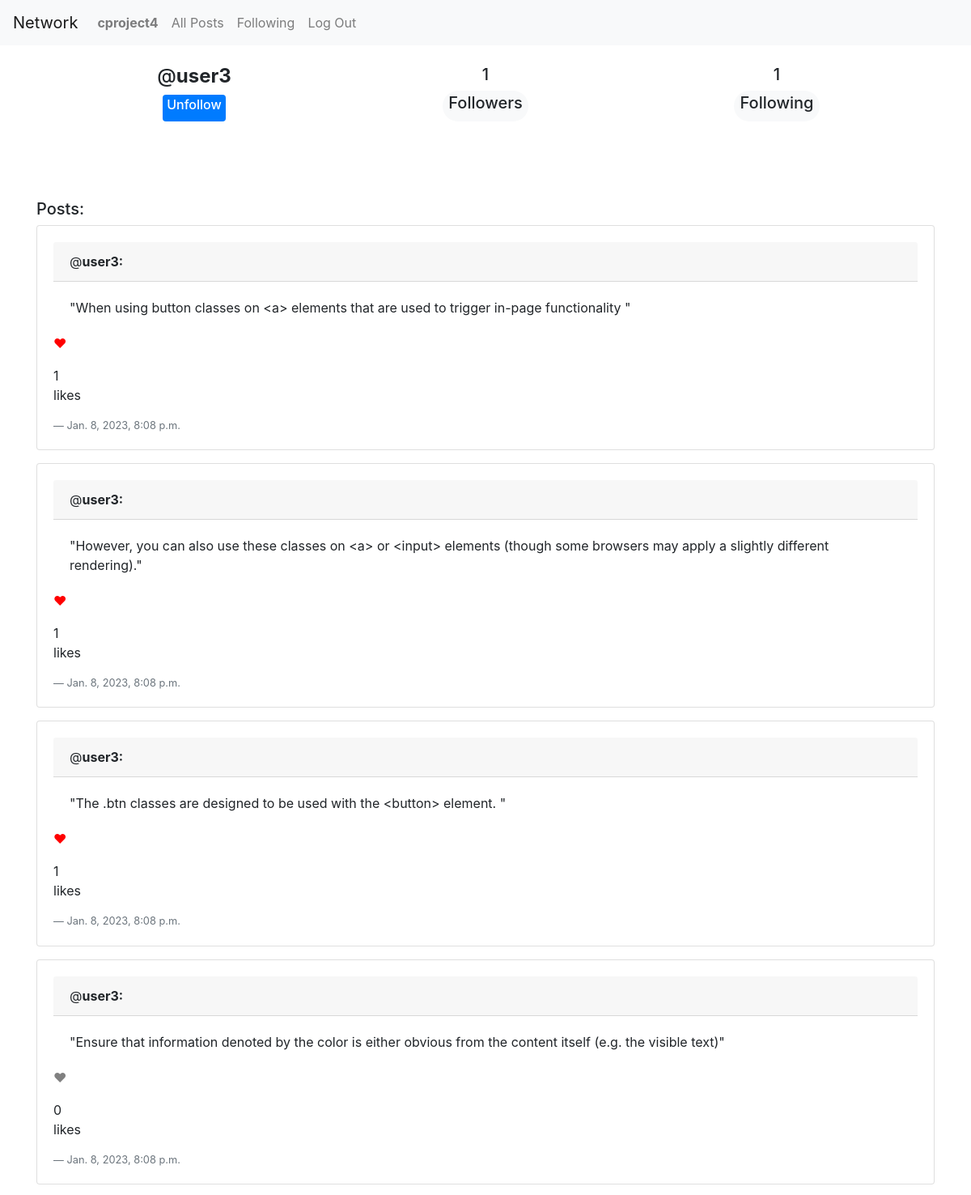
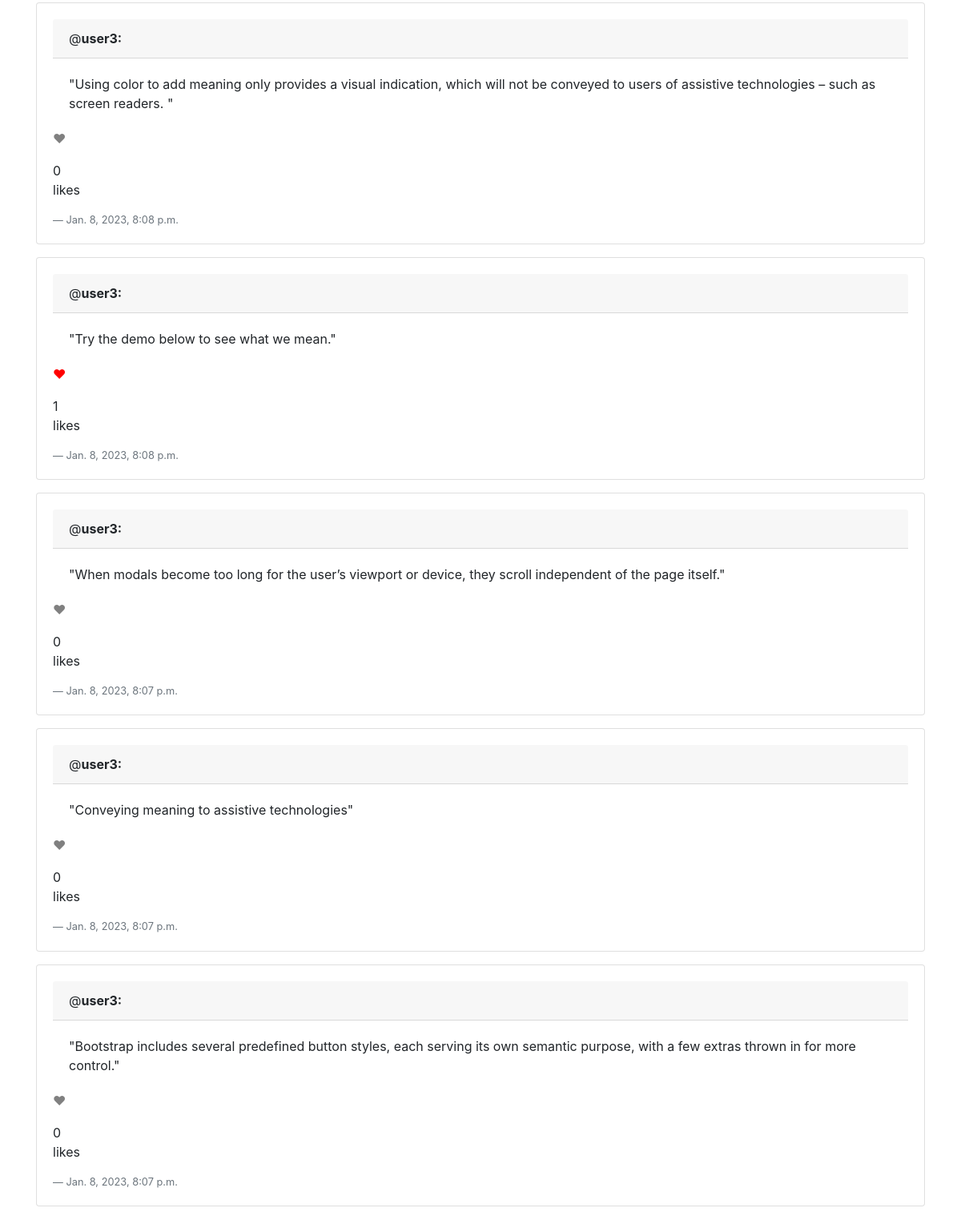
Page /profile/7 (signed in) on the committed database (2 pictures, top to bottom).
### network/models.py (models this page shows, shortened)
class User(AbstractUser):
    pass

class Post(models.Model):
    user = models.ForeignKey(User, on_delete=models.CASCADE, related_name="post_user")
    text = models.CharField(max_length=255)
    date = models.DateTimeField(editable=True, auto_now_add=True)

### network/views.py (the view)
# urls.py: path("profile/<int:id>", views.profile, name="profile"),
def profile(request, id):
    user = request.user
    user_id = User.objects.get(pk=id)
    print(f"thats user_id {user_id}")
    user_post = Post.objects.all()
    posts = user_post.order_by("-date").filter(user=id)
    allfollowing = Following.objects.all()
    followings = allfollowing.filter(user=id)
    print(f"This user: {id} have this followers: {followings}")
    allfollowers = Follower.objects.all()
    followers = allfollowers.filter(user=id)
    print(f"This user: {id} have this followers: {followers}")
    if request.user.is_authenticated:
        if request.user == user_id:
            print("Logged user cannot follow their own profile")
            sameUser = True
        else:
            sameUser = False
    if request.user.is_authenticated:
        follow_unfollow = allfollowing.filter(user=request.user, following=user_id)
        print(follow_unfollow)
        if follow_unfollow:
            isFollowing = True
            print("User following this profile")
        else:
            isFollowing = False
            print("User not following this profile")
        print(isFollowing)
    likes = Like.objects.all()
    countLikes(posts, user)
    paginator = Paginator(posts, 10)
    page_number = request.GET.get('page')
    posts = paginator.get_page(page_number)
    return render(request, "network/profile.html", {
        "user_id": user_id,
        "posts": posts,
        "followings": followings,
        "followers": followers,
        "isFollowing": isFollowing,
        "id": id,
        "sameUser": sameUser,
         } )

### network/models.py (called while the page is built)
    def __str__(self):
        return f"This main user: {self.user}, is following this user: {self.following}"

    def __str__(self):
        return f"This main user: {self.user}, is followed by this user: {self.follower}"

### network/views.py (called while the page is built)
def countLikes(posts, user) :
    for post in posts:
        likesCount = Like.objects.filter(post=post).count()
        post.likesCount = likesCount
        post.isLiked = Like.objects.filter(post=post, userliked=user).exists()

### network/templates/network/profile.html (shortened to what this page needs)
{% extends "network/layout.html" %}
{% load static %}
{% block body %}
<div class="container text-center mb-5">
    <div class="row align-items-start">
      <div class="col">
        <div class="container text-center mb-5">
            <div class="row align-items-start">
              <div class="col">
                <h4>@<b>{{ user_id }}</b></h4>
                {% if user.is_authenticated %}
                    {% if sameUser == False %}
                        {% if isFollowing == True %}
                        <a href="unfollow_button/{{ id }}/{{ user_id }}" class="badge badge-primary"><h6>Unfollow</h6></a>
                        {% else %}
                        <a href="follow_button/{{ id }}/{{ user_id }}" class="badge badge-primary"><h6>Follow</h6></a>
                        {% endif %}
                    {% endif %}
                {% endif %}
              </div>
              <div class="col">
                <h5>{{ followers.count }}</h5>
                <a href="#" class="badge badge-pill badge-light"><h5>Followers</h5></a>
              </div>
              <div class="col">
                <h5>{{ followings.count }}</h5>
                <a href="#" class="badge badge-pill badge-light"><h5>Following</h5></a>
              </div>
            </div>
        </div>
      </div>
    </div>
</div>
<h5>Posts:</h5>
{% for post in posts %}
  <div class="card mb-3">
    <div class="card-body ">
      <div class="card-header">@<b>{{ post.user}}:</b></div>
      <div class="card-body">"{{ post.text }}"</div>
      {% if post.isLiked %}
      <p><span onclick='handle_unlike(this.id, "{{ post.id }}")' id='unlike_btn_{{ post.id }}'
          class="like_btn liked">&hearts;</span>
      <div id="count_unlike_{{ post.id }}">{{ post.likesCount }}</div>likes</p>
      {% else %}
      <p>
        <span onclick='handle_like(this.id, "{{ post.id }}")' id='like_btn_{{ post.id }}'
          class="like_btn unliked">&hearts;</span>
      <div id="count_like_{{ post.id }}">{{ post.likesCount }}</div>likes</p>
      {% endif %}
      <div class="blockquote-footer">{{ post.date }}
      </div>
    </div>
  </div>
  {% endfor %}
{% endblock %}

### network/templates/network/layout.html (shortened to what this page needs)
{% load static %}
<!DOCTYPE html>
<html lang="en">
    <head>
        <link rel="stylesheet" href="https://stackpath.bootstrapcdn.com/bootstrap/4.4.1/css/bootstrap.min.css">
        <link href="{% static 'network/styles.css' %}" rel="stylesheet">
    </head>
    <body>
        <nav class="navbar navbar-expand-lg navbar-light bg-light">
            <a class="navbar-brand" href="#">Network</a>
            <div>
              <ul class="navbar-nav mr-auto">
                {% if user.is_authenticated %}
                    <li class="nav-item">
                        <a class="nav-link" href="{% url 'index' %}"><strong>{{ user.username }}</strong></a>
                    </li>
                {% endif %}
                <li class="nav-item">
                  <a class="nav-link" href="{% url 'all_posts' %}">All Posts</a>
                </li>
                {% if user.is_authenticated %}
                    <li class="nav-item">
                        <a class="nav-link" href="{% url 'following_posts' user=user %}">Following</a>
                    </li>
                    <li class="nav-item">
                        <a class="nav-link" href="{% url 'logout' %}">Log Out</a>
                    </li>
                {% endif %}
              </ul>
            </div>
          </nav>
        <div class="body">
            <main>
                <div class="container my-4">
                    {% block body %}
                    {% endblock %}
                </div>
            </main>
        </div>
    </body>
</html>

### network/static/network/styles.css (style rules this page uses)
.unliked { color: grey; }
.liked { color: red; }

### rows in the picture
User: username "cproject4"
User: username "user3"
Post: user "user3", text "When using button classes on <a> elements that are used to trigger in-page functionality", likesCount "1", date "Jan. 8, 2023, 8:08 p.m."
Post: user "user3", text "However, you can also use these classes on <a> or <input> elements (though some browsers may apply a slightly different rendering).", likesCount "1", date "Jan. 8, 2023, 8:08 p.m."
Post: user "user3", text "The .btn classes are designed to be used with the <button> element.", likesCount "1", date "Jan. 8, 2023, 8:08 p.m."
Post: user "user3", text "Ensure that information denoted by the color is either obvious from the content itself (e.g. the visible text)", likesCount "0", date "Jan. 8, 2023, 8:08 p.m."
Post: user "user3", text "Using color to add meaning only provides a visual indication, which will not be conveyed to users of assistive technologies – such as screen readers.", likesCount "0", date "Jan. 8, 2023, 8:08 p.m."
Post: user "user3", text "Try the demo below to see what we mean.", likesCount "1", date "Jan. 8, 2023, 8:08 p.m."
Post: user "user3", text "When modals become too long for the user’s viewport or device, they scroll independent of the page itself.", likesCount "0", date "Jan. 8, 2023, 8:07 p.m."
Post: user "user3", text "Conveying meaning to assistive technologies", likesCount "0", date "Jan. 8, 2023, 8:07 p.m."
Post: user "user3", text "Bootstrap includes several predefined button styles, each serving its own semantic purpose, with a few extras thrown in for more control.", likesCount "0", date "Jan. 8, 2023, 8:07 p.m."

### other values in the picture
{{ followers.count }} "1"
{{ followings.count }} "1"
